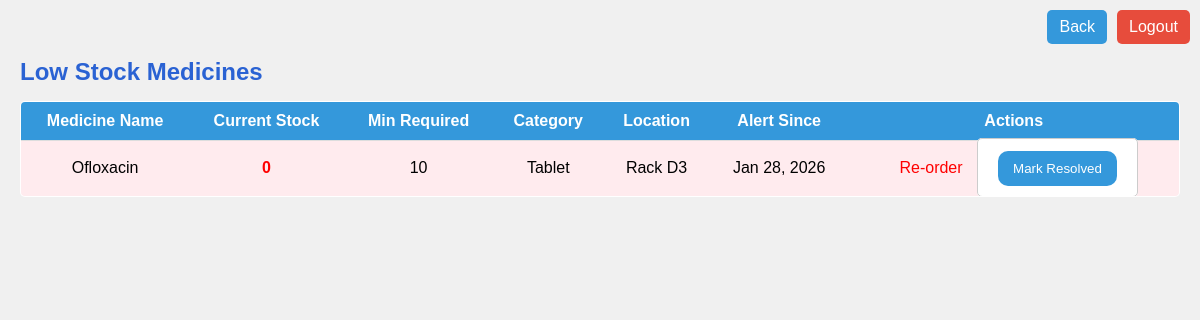
Page /low_stock.php on the committed database.
### tables this page shows
CREATE TABLE `stock_alerts` (
  `alert_id` int(11) NOT NULL,
  `Med_ID` int(11) NOT NULL,
  `current_qty` int(11) NOT NULL,
  `threshold_qty` int(11) NOT NULL,
  `alert_date` datetime DEFAULT current_timestamp(),
  `status` enum('active','resolved') DEFAULT 'active',
  `resolved_by` int(11) DEFAULT NULL,
  `resolved_date` datetime DEFAULT NULL
);

CREATE TABLE `medicine` (
  `Med_ID` int(11) NOT NULL,
  `Med_Name` varchar(100) NOT NULL,
  `Med_Qty` int(11) NOT NULL,
  `Med_Price` decimal(10,2) NOT NULL,
  `Category` varchar(100) DEFAULT NULL,
  `Location_Rack` varchar(50) DEFAULT NULL,
  `expiry_date` date NOT NULL,
  `total_stock` int(11) DEFAULT 0,
  `remaining_stock` int(11) DEFAULT 0
);

### low_stock.php (the view, shortened to what this page needs)
<?php
$conn = new mysqli("localhost", "root", "", "pharmacy");
$alerts = $conn->query("
  SELECT
    sa.alert_id,
    m.Med_ID,
    m.Med_Name,
    m.Med_Qty,
    m.Med_Price,
    m.Category,
    m.Location_Rack,
    sa.threshold_qty,
    sa.alert_date
  FROM stock_alerts sa
  JOIN medicine m ON sa.Med_ID = m.Med_ID
  WHERE sa.status = 'active'
  ORDER BY m.Med_Qty ASC, sa.alert_date DESC
");
?>
<!DOCTYPE html>
<html>
<head>
  <link rel="stylesheet" href="css/low_stock.css">
</head>
<body>
    <div style="position: absolute; top: 10px; right: 10px; display: flex; gap: 10px;">
    <a href="dashboard.php"
      style="padding: 8px 12px; background: #3498db; color: white; text-decoration: none; border-radius: 5px;">Back</a>
    <a href="logout.php"
      style="padding: 8px 12px; background: #e74c3c; color: white; text-decoration: none; border-radius: 5px;">Logout</a>
  </div>
  <br>
  <h2>Low Stock Medicines</h2>
  <table>
    <tr>
      <th>Medicine Name</th>
      <th>Current Stock</th>
      <th>Min Required</th>
      <th>Category</th>
      <th>Location</th>
      <th>Alert Since</th>
      <th>Actions</th>
    </tr>
    <?php while($alert = $alerts->fetch_assoc()): ?>
    <tr style="background: <?= $alert['Med_Qty'] == 0 ? '#ffebee' : '#fff3e0' ?>">
      <td><?= $alert['Med_Name'] ?></td>
      <td>
        <span style="color: <?= $alert['Med_Qty'] == 0 ? 'red' : 'orange' ?>;
                     font-weight: bold;">
          <?= $alert['Med_Qty'] ?>
        </span>
      </td>
      <td><?= $alert['threshold_qty'] ?></td>
      <td><?= $alert['Category'] ?></td>
      <td><?= $alert['Location_Rack'] ?></td>
      <td><?= date('M d, Y', strtotime($alert['alert_date'])) ?></td>
      <td>
        <a href="purchase.php?med_id=<?= $alert['Med_ID'] ?>"
           class="btn-reorder">Re-order</a>
           <form method="POST" action="resolve_alert.php" style="display:inline; ">
          <button type="submit" class="btn-resolve" style = "border-radius: 10px">Mark Resolved</button>
        </form>
      </td>
    </tr>
    <?php endwhile; ?>
  </table>
</body>
</html>

### css/low_stock.css (style rules this page uses)
body { font-family: Arial, sans-serif; background-color: #f0f0f0; margin: 0; padding: 20px; }
h2 { color: #2a62d3; margin-bottom: 15px; }
form { background-color: white; padding: 20px; border: 1px solid #ccc; border-radius: 5px; margin-bottom: 25px; }
button { background-color: #3498db; color: white; padding: 10px 15px; border: none; border-radius: 15px; cursor: pointer; }
table { width: 100%; border-collapse: collapse; background-color: white; border: 1px solid #ccc; border-radius: 5px; overflow: hidden; }
th, td { padding: 10px; text-align: center; border-bottom: 1px solid #ddd; }
th { background-color: #3498db; color: white; }
a { display: inline-block; padding: 5px 10px; border-radius: 5px; color:red; text-decoration: none; }
div[style*="position: absolute"] { position: absolute; top: 10px; right: 10px; display: flex; gap: 10px; }

### rows in the picture
stock_alerts: Med_ID.Med_Name "Ofloxacin", Med_ID.Med_Qty "0", threshold_qty "10", Med_ID.Category "Tablet", Med_ID.Location_Rack "Rack D3", alert_date "Jan 28, 2026"
